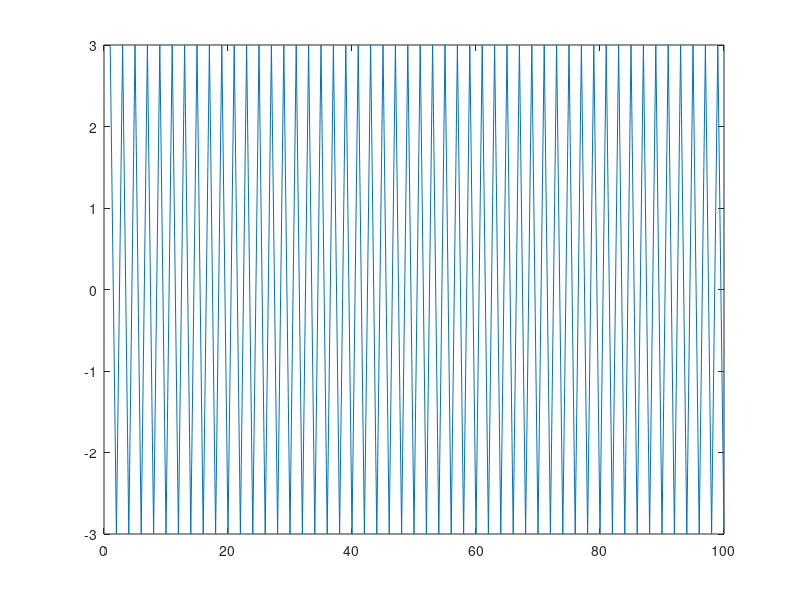

Recreate this plot in MATLAB. (Note: this script raises an error after producing the figure.)
% compressed sensing example
%
%___DESCRIPTION___
% MATLAB implementation of compressive sensing example as described in R.
% Baraniuk, Compressive Sensing, IEEE Signal Processing Magazine, [118],
% July 2007. The code acquires 250 averaged random measurements of a 2500
% pixel image. We assume that the image has a sparse representation in the
% DCT domain (not very sparse in practice). Hence the image can be
% recovered from its compressed form using basis pursuit.
%
%___DEPENDENCIES___
% Requires the MATLAB toolbox l_1-MAGIC: Recovery of Sparse Signals via Convex
% Programming v1.11 by J. Candes and J. Romberg, Caltech, 2005. 
%
%___VARIABLES___
% x = original signal (nx1) y = compressed signal (mx1) Phi = measurement
% matrix (mxn) Psi = Basis functions (nxn) Theta = Phi * Psi (mxn) s =
% sparse coefficient vector (to be determined) (nx1)
%
%___PROBLEM___
% Invert the matrix equation y = Theta * s and therefore recover hat_x as
% k-sparse linear combination of basis functions contained in Psi. Note
% also that y = Phi * x.
%
%___SOLUTION___
% Let Phi be a matrix of i.i.d. Gaussian variables. Solve matrix inversion
% problem using basis pursuit (BP).
%___CREATED___
% o By S.Gibson, School of Physical Sciences, University of Kent. 
% o 1st May, 2013.
% o version 1.0
% o NOTES: If the max number of iterations exceeds 25, error sometimes
%   occurs in l1eq_pd function call.
%
%___DISCLAIMER___
% The code below is my interpretation of Baraniuk's compressed sensing
% article. I don't claim to be an authority on the subject!
%___INPUT IMAGE___
clear, close all, clc
% A = imread('cameraman.tif');
% A = A([50:100],[50:100]);
% x = double(A(:))
t=0:1:99;
x=3*cos(pi*t);
x=x';
n = length(x);
%numsize = sqrt(length(x));
figure,plot(x)
%___MEASUREMENT MATRIX___
m = 20; % NOTE: small error still present after increasing m to 1500;
Phi = randn(m,n);
    %__ALTERNATIVES TO THE ABOVE MEASUREMENT MATRIX___ 
    %Phi = (sign(randn(m,n))+ones(m,n))/2; % micro mirror array (mma) e.g. single
    %pixel camera Phi = orth(Phi')'; % NOTE: See Candes & Romberg, l1
    %magic, Caltech, 2005.
%___COMPRESSION___
y = Phi*x;
%___THETA___
% NOTE: Avoid calculating Psi (nxn) directly to avoid memory issues.
Theta = zeros(m,n);
for ii = 1:n
    %ii
    ek = zeros(1,n);
    ek(ii) = 1;
    psi = idct(ek)';
    Theta(:,ii) = Phi*psi;
end
%___l2 NORM SOLUTION___ s2 = Theta\y; %s2 = pinv(Theta)*y
s2 = pinv(Theta)*y;
%___BP SOLUTION___
s1 = l1eq_pd(s2,Theta,Theta',y,5e-3,20); % L1-magic toolbox
%x = l1eq_pd(y,A,A',b,5e-3,32);
%___DISPLAY SOLUTIONS___
plot(s2,'b'), hold
plot(s1,'r.-')
legend('least squares','basis pursuit')
title('solution to y = \Theta s')
%___IMAGE RECONSTRUCTIONS___
x2 = zeros(n,1);
for ii = 1:n
    %ii
    ek = zeros(1,n);
    ek(ii) = 1;
    psi = idct(ek)';
    x2 = x2+psi*s2(ii);
end
x1 = zeros(n,1);
for ii = 1:n
    %ii
    ek = zeros(1,n);
    ek(ii) = 1;
    psi = idct(ek)';
    x1 = x1+psi*s1(ii);
end
% figure('name','Compressive sensing image reconstructions')
% subplot(1,3,1), imagesc(reshape(x,numsize,numsize)), xlabel('original'), axis image
% subplot(1,3,2), imagesc(reshape(x2,numsize,numsize)), xlabel('least squares'), axis image
% subplot(1,3,3), imagesc(reshape(x1,numsize,numsize)), xlabel('basis pursuit'), axis image
% colormap gray
figure('name','Compressive sensing image reconstructions')
subplot(3,1,1),plot(x), xlabel('original'), axis image
subplot(3,1,2),plot(x2), xlabel('least squares'), axis image
subplot(3,1,3), plot(x1), xlabel('basis pursuit'), axis image
colormap gray
